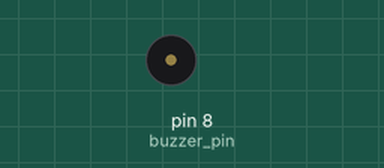
Simulated run of this sketch. Board: Arduino Uno, built with avr-gcc and run on an emulated ATmega328P. Shown: buzzer (waves = sounding).

Above: at 0.1 s.
Timing chart, 0 to 0.1 s (numbered marks = the images above):
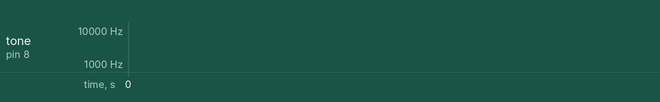

The sketch:

test.ino
```cpp
const int buzzer_pin = 8;
void setup() {
  pinMode(buzzer_pin, OUTPUT);
}
void loop() {
  for (int i = 0; i < 22000; i++) {
    tone(buzzer_pin, i, 1);
  }
}
```
